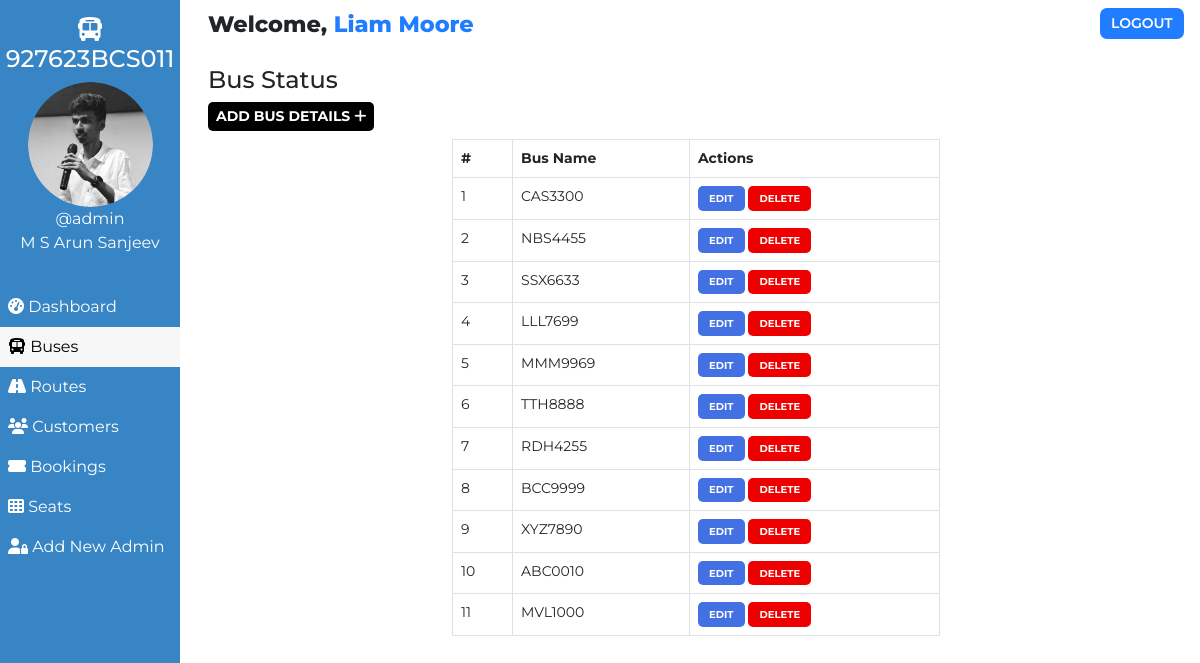
The page /admin/bus.php (signed in) on the database as committed earlier.
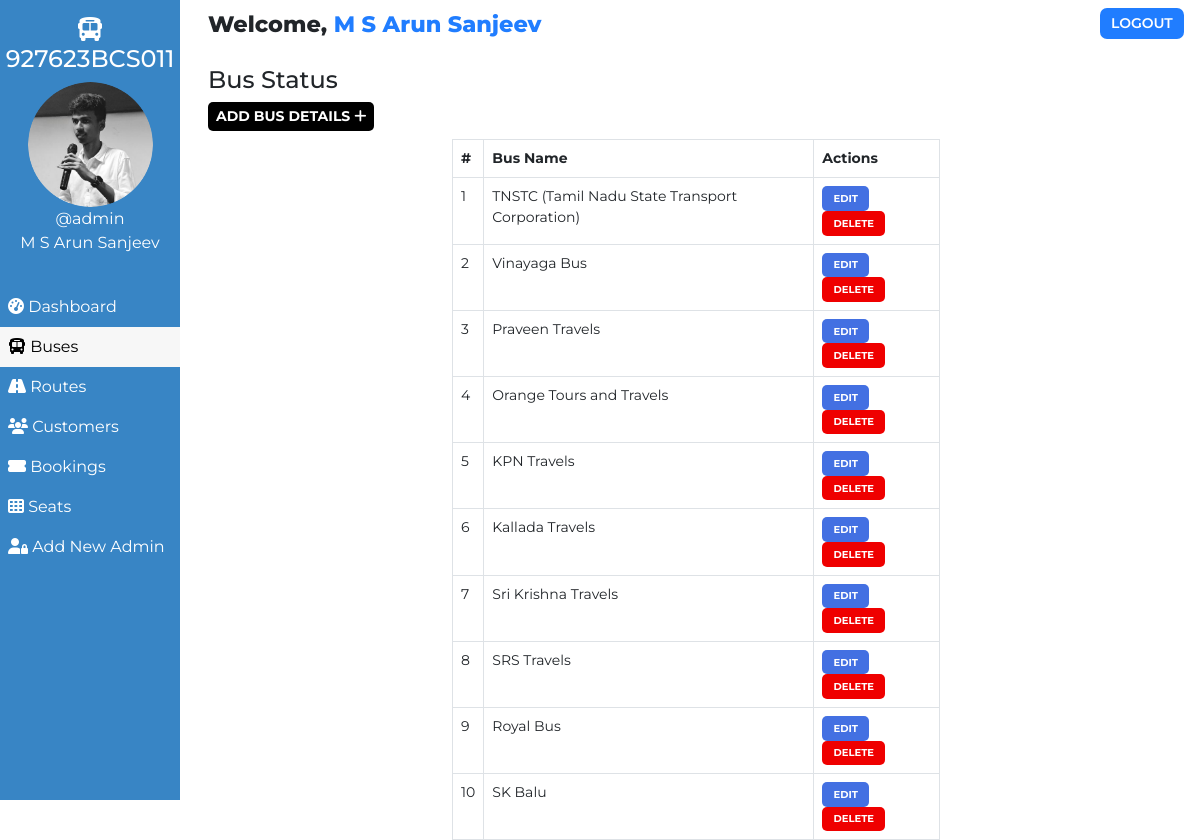
The same page on the database as committed later.
### tables this page shows
CREATE TABLE `users` (
  `user_id` int(11) NOT NULL,
  `user_fullname` varchar(100) NOT NULL,
  `user_name` varchar(30) NOT NULL,
  `user_password` varchar(255) NOT NULL,
  `user_created` datetime NOT NULL DEFAULT current_timestamp()
);

CREATE TABLE `buses` (
  `id` int(100) NOT NULL,
  `bus_no` varchar(255) NOT NULL,
  `bus_assigned` tinyint(1) NOT NULL DEFAULT 0,
  `bus_created` datetime NOT NULL DEFAULT current_timestamp()
);

### admin/bus.php (the view, shortened to what the changed rows need)
<!DOCTYPE html>
<html lang="en">
<head>
    <link href="https://cdn.jsdelivr.net/npm/bootstrap@5.0.1/dist/css/bootstrap.min.css" rel="stylesheet">
</head>
<body>
    <?php require '../assets/partials/_admin-header.php';?>
        <?php
            $resultSql = "SELECT * FROM `buses` ORDER BY bus_created DESC";
            $resultSqlResult = mysqli_query($conn, $resultSql);
            if(!mysqli_num_rows($resultSqlResult)){ ?>
                <div class="container mt-4">
                    <div id="noCustomers" class="alert alert-dark " role="alert">
                        <h1 class="alert-heading">No Buses Found!!</h1>
                        <p class="fw-light">Be the first person to add one!</p>
                        <hr>
                        <div id="addCustomerAlert" class="alert alert-success" role="alert">
                                Click on <button id="add-button" class="button btn-sm"type="button"data-bs-toggle="modal" data-bs-target="#addModal">ADD <i class="fas fa-plus"></i></button> to add a bus!
                        </div>
                    </div>
                </div>
            <?php }
            else { ?>
            <section id="bus">
                <div id="bus-results">
                    <table class="table table-hover table-bordered">
                        <thead>
                            <th>#</th>
                            <th>Bus Name</th>
                            <th>Actions</th>
                        </thead>
                        <?php
                            $ser_no = 0;
                            while($row = mysqli_fetch_assoc($resultSqlResult))
                            {
                                $ser_no++;
                                $id = $row["id"];
                                $busno = $row["bus_no"];
                        ?>
                        <tr>
                            <td>
                                <?php
                                    echo $ser_no;
                                ?>
                            </td>
                            <td>
                                <?php
                                    echo $busno;
                                ?>
                            </td>
                            <td>
                            <button class="button edit-button " data-link="<?php echo $_SERVER['REQUEST_URI']; ?>" data-id="<?php
                                                echo $id;?>" data-busno="<?php
                                                echo $busno;?>"
                                                >Edit</button>
                                            <button class="button delete-button" data-bs-toggle="modal" data-bs-target="#deleteModal" data-id="<?php
                                                echo $id;?>">Delete</button>
                            </td>
                        </tr>
                        <?php
                        }
                    ?>
                    </table>
                </div>
            </section>
            <?php } ?>
        </div>
    </main>
</body>
</html>

### assets/partials/_admin-header.php (shortened to what the changed rows need)
<?php
    $conn = db_connect();
    $user_id = $_SESSION['user_id'];
    $sql = "SELECT * FROM users WHERE user_id = $user_id";
    $result = mysqli_query($conn, $sql);
    if($row = mysqli_fetch_assoc($result))
    {
        $user_fullname = $row["user_fullname"];
        $user_name = $row["user_name"];
    }
?>
    <main id="container">
        <div id="sidebar">
            <div>
                <img class="adminDp" src="../assets/img/round.jpg" height="125px" alt="Admin Profile Pic">
                <p>
                    <?php  echo '@'.$user_name;  ?>
                </p>
                <p>M S Arun Sanjeev</p>
            </div>
        </div>
        <div id="main-content">
            <section id="welcome">
                <ul>
                    <li class="welcome-item">Welcome,
                        <span id="USER">
                            <?php
                                echo $user_fullname;
                            ?>
                        </span>
                    </li>
                </ul>
            </section>

Rows that differ between the two databases and show on the page:
removed buses: bus_no "CAS3300"
removed buses: bus_no "NBS4455"
removed buses: bus_no "SSX6633"
removed buses: bus_no "LLL7699"
removed buses: bus_no "MMM9969"
removed buses: bus_no "TTH8888"
removed buses: bus_no "RDH4255"
removed buses: bus_no "BCC9999"
removed buses: bus_no "XYZ7890"
removed buses: bus_no "ABC0010"
removed buses: bus_no "MVL1000"
changed users "admin": user_fullname "Liam Moore" → "M S Arun Sanjeev"
added buses: bus_no "TNSTC (Tamil Nadu State Transport Corporation)"
added buses: bus_no "Vinayaga Bus"
added buses: bus_no "Praveen Travels"
added buses: bus_no "Orange Tours and Travels"
added buses: bus_no "KPN Travels"
added buses: bus_no "Kallada Travels"
added buses: bus_no "Sri Krishna Travels"
added buses: bus_no "SRS Travels"
added buses: bus_no "Royal Bus"
added buses: bus_no "SK Balu"
